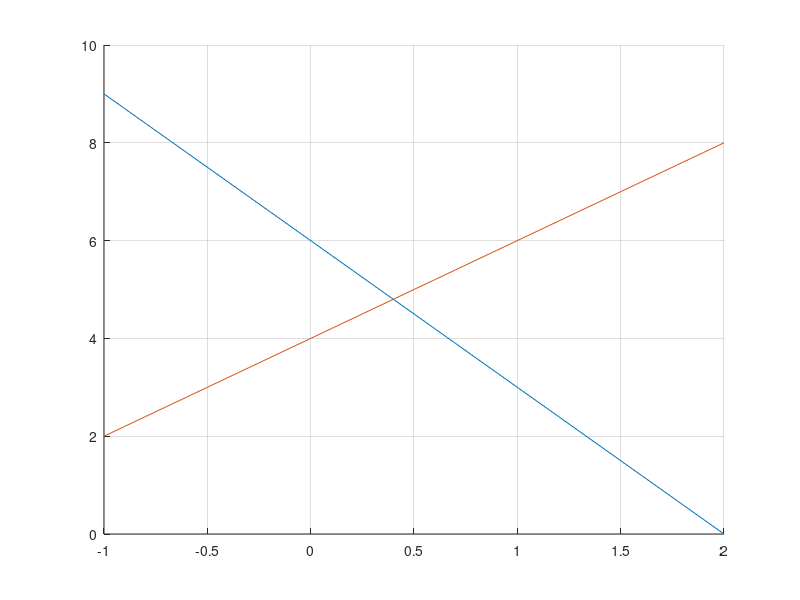

Here is the MATLAB script that generated this plot:
%Nikola Stoimenov 23/2018
disp('Polinomi: Vtora Zadacha');

x = [-1:0.1:2]
P1 = [-3, 6];
P2 = [2, 4];

figure;
grid on; hold on;
plot(x, polyval(P1, x));
plot(x, polyval(P2, x));
